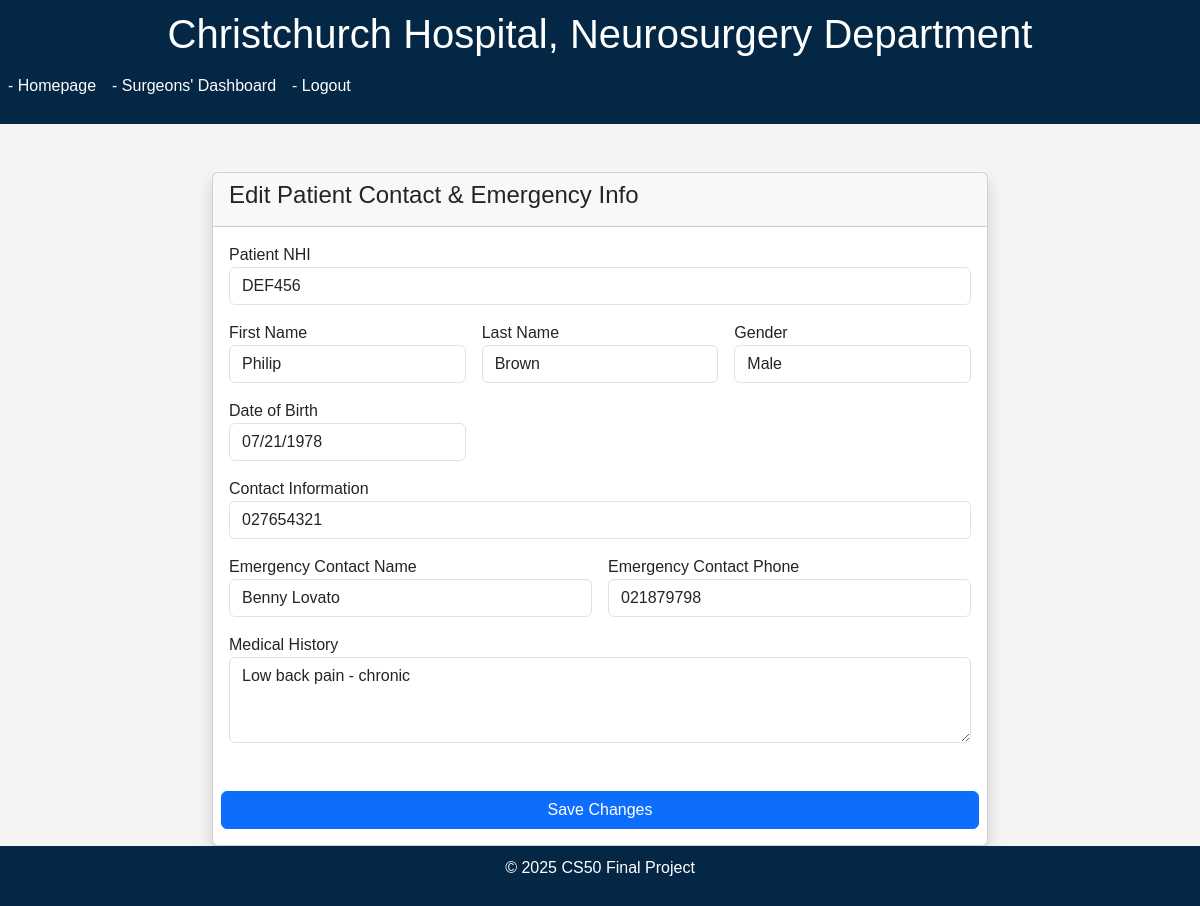
Page /edit_patient/2 (signed in) on the earlier database version.
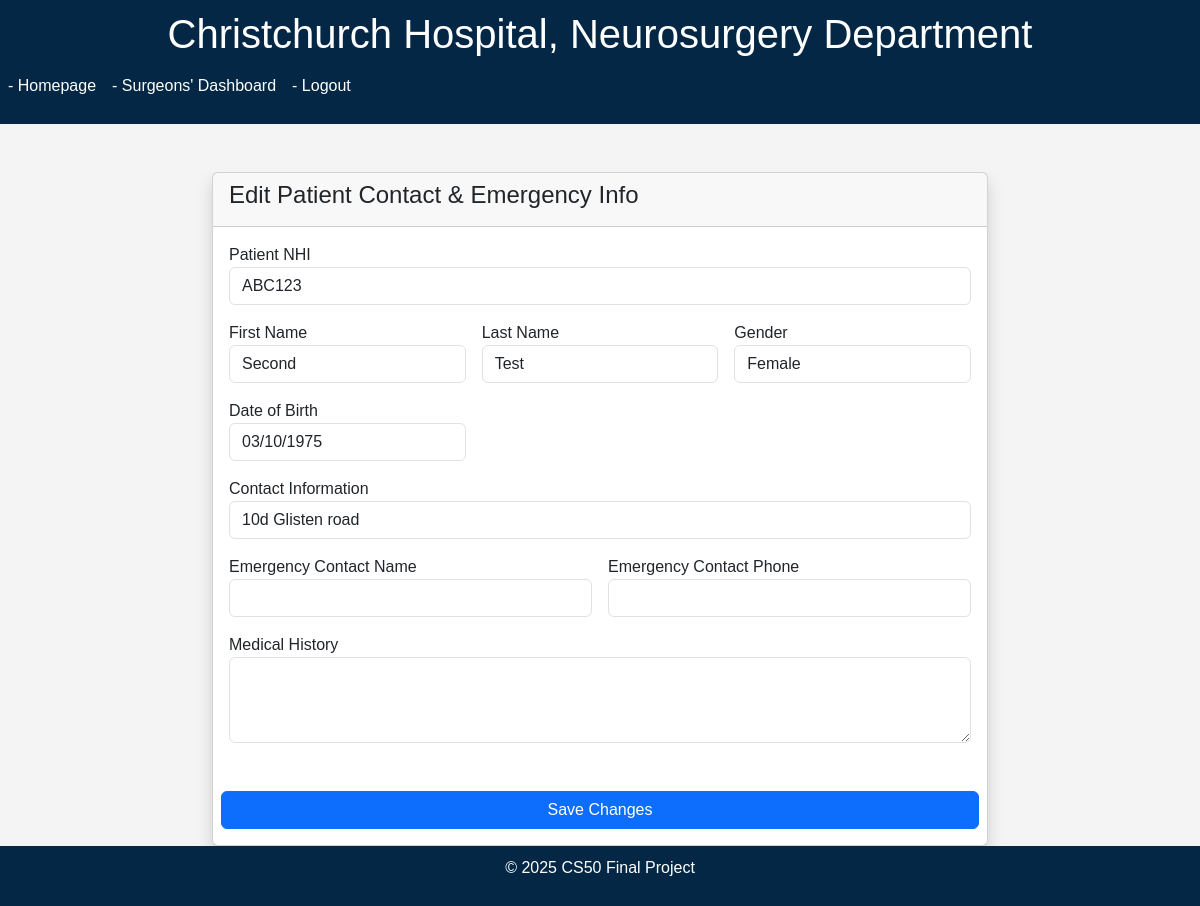
Same page on the later database version.
### models.py (models this page shows)
class Patient(db.Model):
    id = db.Column(db.Integer, primary_key=True)
    NHI = db.Column(db.String(6), unique=True, nullable=False)
    username = db.Column(db.String(50), unique=True, nullable=True)
    password_hash = db.Column(db.String(255), nullable=True)
    last_name = db.Column(db.String(100), nullable=False)
    first_name = db.Column(db.String(100), nullable=False)
    gender = db.Column(db.String(1))
    date_of_birth = db.Column(db.Date, nullable=False)
    contact_info = db.Column(db.String(100), nullable=False)
    emergency_contact_name = db.Column(db.String(100))
    emergency_contact_phone = db.Column(db.String(15))
    medical_history = db.Column(db.Text)
    needs_password = db.Column(db.Boolean, default=True)

### app.py (the view, shortened to what this page needs)
@app.route("/edit_patient/<int:patient_id>", methods=["GET", "POST"])
@admin_or_surgeon_required
def edit_patient(patient_id):
    patient = Patient.query.get_or_404(patient_id)
    return render_template("edit_patient.html", patient_id=patient.id, patient=patient)

### helpers.py (called while the page is built)
def admin_or_surgeon_required(f):
    @wraps(f)
    def decorated_function(*args, **kwargs):
        if not (session.get("is_admin") or session.get("surgeon_id")):
            return redirect("/login")  # or your login page
        return f(*args, **kwargs)
    return decorated_function

### templates/edit_patient.html (shortened to what the changed rows need)
{% extends "layout.html" %}
{% block content %}
<div class="container mt-5">
    <div class="row justify-content-center">
        <div class="col-md-10">
            <div class="card shadow">
                <div class="card-body">
                    <form class="row g-3" method="POST">
                        <div class="form-group col-md-12">
                            <label for="patient_NHI">Patient NHI</label>
                            {% if session.get("is_admin") %}
                                <input type="text" class="form-control" id="patient_NHI" name="patient_NHI" value="{{ patient.NHI }}" >
                            {% elif session.get("surgeon_id") %}
                                <input type="text" class="form-control" id="patient_NHI" name="patient_NHI" value="{{ patient.NHI }}" readonly>
                            {% endif %}
                        </div>
                        <div class="form-group col-md-4">
                            <label for="patient_first_name">First Name</label>
                            {% if session.get("is_admin") %}
                                <input type="text" class="form-control" id="patient_first_name" name="patient_first_name" value="{{ patient.first_name }}" >
                            {% elif session.get("surgeon_id") %}
                                <input type="text" class="form-control" id="patient_first_name" name="patient_first_name" value="{{ patient.first_name }}" readonly>
                            {% endif %}
                        </div>
                        <div class="form-group col-md-4">
                            <label for="patient_last_name">Last Name</label>
                            {% if session.get("is_admin") %}
                                <input type="text" class="form-control" id="patient_last_name" name="patient_last_name" value="{{ patient.last_name }}" >
                            {% elif session.get("surgeon_id") %}
                                <input type="text" class="form-control" id="patient_last_name" name="patient_last_name" value="{{ patient.last_name }}" readonly>
                            {% endif %}
                        </div>
                        <div class="form-group col-md-4">
                            <label for="gender">Gender</label>
                            {% if session.get("is_admin") %}
                                <input type="text" class="form-control" id="gender" name="gender" value="{{ patient.gender }}" >
                            {% elif session.get("surgeon_id") %}
                                <input type="text" class="form-control" id="gender" name="gender" value="{{ patient.gender }}" readonly>
                            {% endif %}
                        </div>
                        <div class="form-group col-md-4">
                            <label for="date_of_birth">Date of Birth</label>
                            {% if session.get("is_admin") %}
                                <input type="date" class="form-control" id="date_of_birth" name="date_of_birth" value="{{ patient.date_of_birth }}" >
                            {% elif session.get("surgeon_id") %}
                                <input type="date" class="form-control" id="date_of_birth" name="date_of_birth" value="{{ patient.date_of_birth }}" readonly>
                            {% endif %}
                        </div>
                        <div class="form-group col-md-12">
                            <label for="contact_info">Contact Information</label>
                            {% if session.get("is_admin") %}
                                <input type="text" class="form-control" id="contact_info" name="contact_info" value="{{ patient.contact_info }}">
                            {% elif session.get("surgeon_id") %}
                                <input type="text" class="form-control" id="contact_info" name="contact_info" value="{{ patient.contact_info }}" readonly>
                            {% endif %}
                        </div>
                        <div class="form-group col-md-6">
                            <label for="emergency_contact_name">Emergency Contact Name</label>
                            {% if session.get("is_admin") %}
                                <input type="text" class="form-control" id="emergency_contact_name" name="emergency_contact_name" value="{{ patient.emergency_contact_name }}">
                            {% elif session.get("surgeon_id") %}
                                <input type="text" class="form-control" id="emergency_contact_name" name="emergency_contact_name" value="{{ patient.emergency_contact_name }}" readonly>
                            {% endif %}
                        </div>
                        <div class="form-group col-md-6">
                            <label for="emergency_contact_phone">Emergency Contact Phone</label>
                            {% if session.get("is_admin") %}
                                <input type="text" class="form-control" id="emergency_contact_phone" name="emergency_contact_phone" value="{{ patient.emergency_contact_phone }}">
                            {% elif session.get("surgeon_id") %}
                                <input type="text" class="form-control" id="emergency_contact_phone" name="emergency_contact_phone" value="{{ patient.emergency_contact_phone }}" readonly>
                            {% endif %}
                        </div>
                        <div class="form-group col-md-12">
                            <label for="medical_history">Medical History</label>
                            {% if session.get("is_admin") %}
                                <textarea class="form-control" id="medical_history" name="medical_history" readonly rows="3">{{ patient.medical_history }}</textarea>
                            {% elif session.get("surgeon_id") %}
                                <textarea class="form-control" id="medical_history" name="medical_history" rows="3">{{ patient.medical_history }}</textarea>
                            {% endif %}
                        </div>
                    </form>
                </div>
            </div>
        </div>
    </div>
</div>
{% endblock %}

Differences in the rows shown:
changed Patient: patient_NHI "DEF456" → "ABC123"; patient_first_name "Philip" → "Second"; patient_last_name "Brown" → "Test"; gender "Male" → "Female"; date_of_birth "07/21/1978" → "03/10/1975"; contact_info "027654321" → "10d Glisten road"; emergency_contact_name "Benny Lovato" → (not shown); emergency_contact_phone "021879798" → (not shown); medical_history "Low back pain - chronic" → (not shown)
